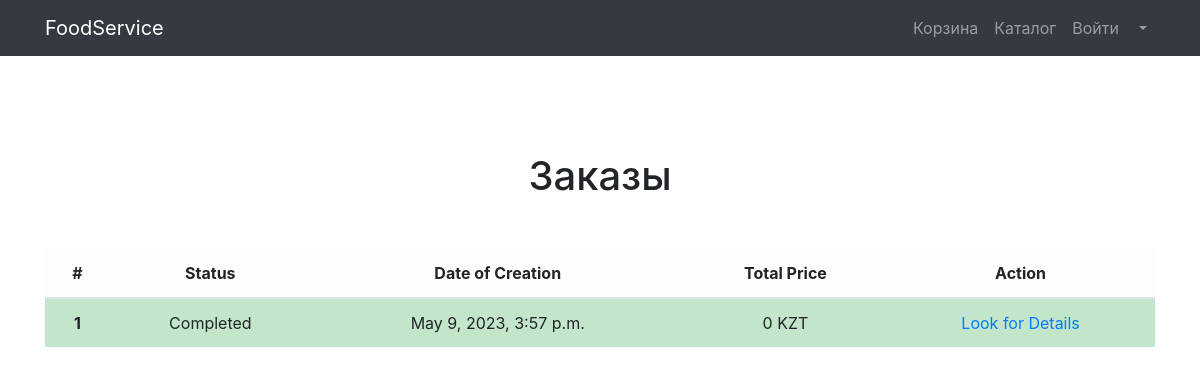
/orders/ (signed in), run on an earlier commit of the app's database.
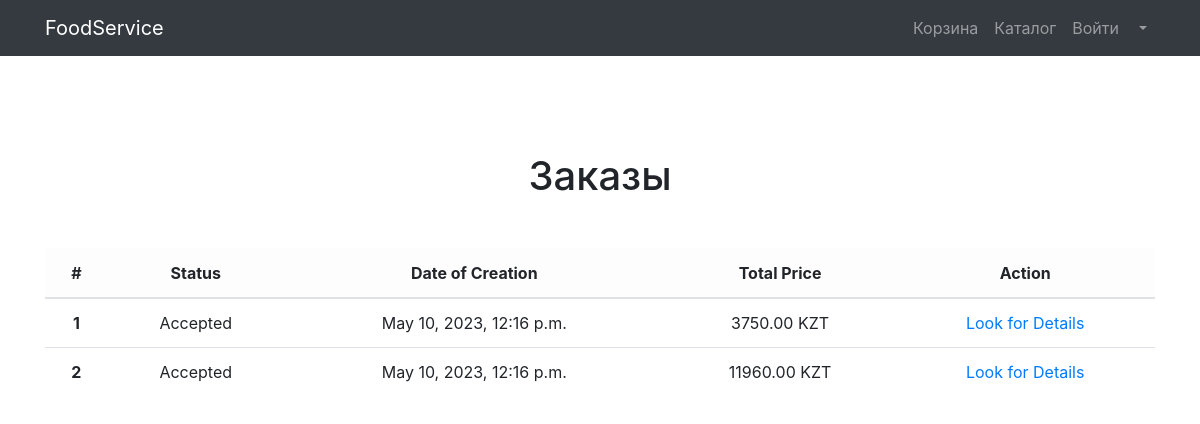
And on a later commit of the database.
### restaurants/models.py (models this page shows, shortened)
class Order(models.Model):
    user = models.ForeignKey(to=User, on_delete=models.CASCADE)
    created_timestamp = models.DateTimeField(auto_now_add=True)
    isConfirmed = models.BooleanField(default=False)
    isCooked = models.BooleanField(default=False)
    isDelivered = models.BooleanField(default=False)
    isCompleted = models.BooleanField(default=False)
    def get_price(self):
        price = 0
        order_details = OrderDetails.objects.filter(order=self)
        for order_detail in order_details:
            price += order_detail.food.price
        return price

class OrderDetails(models.Model):
    food = models.ForeignKey(to=Food, on_delete=models.CASCADE)
    order = models.ForeignKey(to=Order, on_delete=models.CASCADE)
    quantity = models.PositiveSmallIntegerField(default=0)

class Food(models.Model):
    name = models.CharField(max_length=256)
    price = models.DecimalField(max_digits=10, decimal_places=2)
    description = models.TextField(max_length=1024)
    image = models.ImageField(upload_to='food_image')
    category = models.ForeignKey(to=FoodCategory, on_delete=models.CASCADE)
    restaurant = models.ForeignKey(to=Restaurant, on_delete=models.CASCADE)

### restaurants/views.py (the view)
# urls.py: path('orders/', views.orders, name='orders'),
@login_required
def orders(request):
    order_list = Order.objects.filter(user=request.user)
    for order in order_list:
        seconds = (datetime.now().replace(tzinfo=timezone.utc) -
                   order.created_timestamp.replace(tzinfo=timezone.utc)).seconds - 21600
        if seconds >= 30:
            order.isCompleted = True
        elif seconds >= 20:
            order.isDelivered = True
        elif seconds >= 10:
            order.isCooked = True
        order.save()
    context = {
        'title': "FoodService - Заказы",
        'orders': order_list,
    }
    return render(request, 'restaurants/orders.html', context)

### restaurants/templates/restaurants/orders.html (shortened to what this page needs)
{% load static %}
<!DOCTYPE html>
<html lang="en">
<head>
    <link href="{% static 'vendor/bootstrap/css/bootstrap.min.css' %}" rel="stylesheet">
    <link href="{% static 'vendor/css/profile.css' %}" rel="stylesheet">
</head>
<body>
<nav class="navbar navbar-expand-lg navbar-dark bg-dark fixed-top">
    <div class="container">
        <a class="navbar-brand" href="{% url 'restaurants:index' %}">FoodService</a>
        <div class="collapse navbar-collapse" id="navbarResponsive">
            <ul class="navbar-nav ml-auto">
                <li class="nav-item">
                    <a class="nav-link" href="{% url 'restaurants:basket' %}">Корзина  </a>
                </li>
                <li class="nav-item">
                    <a class="nav-link" href="{% url 'restaurants:restaurants' %}">Каталог </a>
                </li>
                <li class="nav-item">
                    <a class="nav-link" href="{% url 'users:login' %}">Войти </a>
                </li>
                <li class="nav-item dropdown">
                    <a class="nav-link dropdown-toggle" href="#" id="navbarDropdown" role="button"
                       data-bs-toggle="dropdown" aria-expanded="false">
                    </a>
                </li>
            </ul>
        </div>
    </div>
</nav>
<section>
    <div class="container pt-5">
        <div class="text-center mt-5">
            <h1>Заказы</h1>
            <div class="orders mt-5">
                <table class="table">
                    <thead>
                    <tr class="table-light">
                        <th scope="col">#</th>
                        <th scope="col">Status</th>
                        <th scope="col">Date of Creation</th>
                        <th scope="col">Total Price</th>
                        <th scope="col">Action</th>
                    </tr>
                    </thead>
                    <tbody>
                    {% for order in orders %}
                    {% if order.isCompleted %}
                    <tr class="table-success">
                        <th scope="row">{{ forloop.counter }}</th>
                        <td>Completed</td>
                        <td>{{ order.created_timestamp }}</td>
                        <td>{{ order.get_price }} KZT</td>
                        <td>
                            <a href="{% url 'restaurants:order_details' order.id %}">Look for Details</a>
                        </td>
                    </tr>
                    {% elif order.isConfirmed %}
                    <tr>
                        <th scope="row">{{ forloop.counter }}</th>
                        <td>Accepted</td>
                        <td>{{ order.created_timestamp }}</td>
                        <td>{{ order.get_price }} KZT</td>
                        <td>
                            <a href="{% url 'restaurants:order_details' order.id %}">Look for Details</a>
                        </td>
                    </tr>
                    {% endif %}
                    {% endfor %}
                    </tbody>
                </table>
            </div>
        </div>
    </div>
</section>
</body>
</html>

What changed in the data, as far as the page shows it:
removed Order: created_timestamp "May 9, 2023, 3:57 p.m.", get_price "0"
added Order: created_timestamp "May 10, 2023, 12:16 p.m.", get_price "3750.00"
added Order: created_timestamp "May 10, 2023, 12:16 p.m.", get_price "11960.00"
